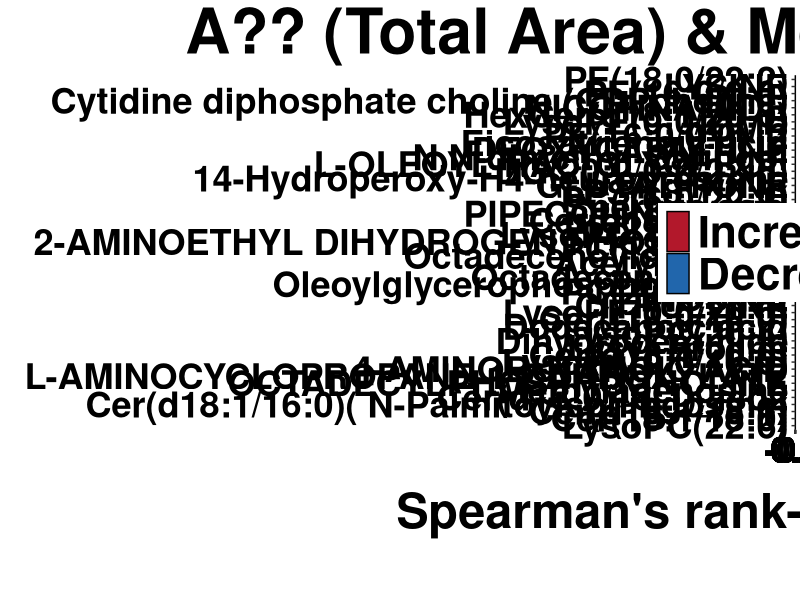

Generate this figure with R:
library(ggplot2)

png(file=" HA.png", width=7500, height=7100,res = 340)

MetaboanalystFCeramides_Diverge=read.csv("MonaCorrelation07272020_Cleaned data_HA_50 mostimpo_ready for diverge plot.csv")
p=ggplot(MetaboanalystFCeramides_Diverge, aes(x=reorder(Compound,HA), y=HA, fill=Reg), face="bold") +
  geom_bar(stat="identity",colour="black", width = 0.79) +
  scale_y_continuous(limits=c(-0.9,0.9), breaks = c(-0.9,-0.8,-0.7,-0.6,-0.5,-0.4,-0.3,-0.2,-0.1,0,0.1,0.2,0.3,0.4,0.5,0.6,0.7,0.8,0.9))+
  theme_classic()+
  coord_flip() + ggtitle("A?? (Total Area) & Metabolite Correlation")+
  theme(legend.position = c(0.9,0.5),
        legend.title=element_blank(),
        plot.title = element_text(hjust=0.5, vjust=1, face="bold", size=45),
        legend.text = element_text(face = "bold",size=32),
        axis.title.x = element_text(face="bold", size=35,margin = margin(t =16, r = 0, b = 0, l = 0)),
        panel.background = element_rect(fill ="white"), 
        axis.title.y=element_text(face="bold"),
        axis.line.x =element_line(colour = "black"),
        axis.text.y=element_text(face="bold",size=26,colour = "black"),
        axis.text.x = element_text(face = "bold",colour = "black",size =26))+    
  scale_fill_manual(values = c("Decreased"="#2166ac","Increased" ="#b2182b"))+
  guides(fill = guide_legend(reverse=TRUE))

p+labs(y="Spearman's rank-order correlation
       ", x="")

graphics.off()

